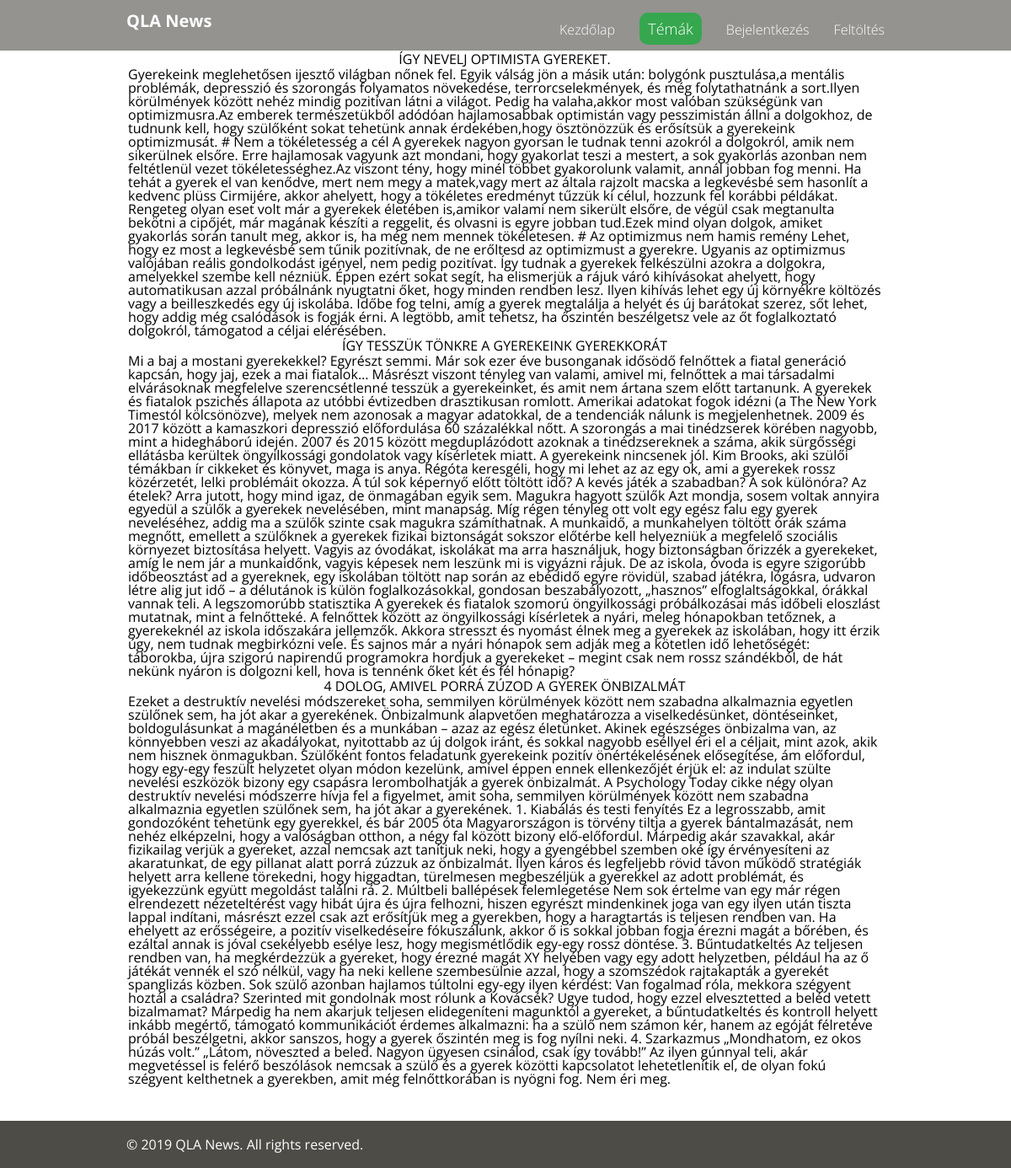
The page /?p=kids on the database its author committed.
### tables this page shows
CREATE TABLE IF NOT EXISTS `kids` (
  `id` int(100) NOT NULL AUTO_INCREMENT,
    `title` varchar(255) NOT NULL,
`content` text NOT NULL,
`img` BLOB,
  PRIMARY KEY (`id`)
);

### views/kids.php (the view, shortened to what this page needs)
<link rel="stylesheet" href="css/views.css"  >
<?php include_once "_header.php"; ?>
<table>
	<?php
$conn=mysqli_connect("localhost","root","","hirek");
$conn->set_charset('utf8');
	$sql ="SELECT title, content FROM kids";
	$result = $conn -> query($sql);
	if($result-> num_rows >0){
		while($row = $result->fetch_assoc()){
			echo "<tr><th>".$row["title"] . "</th></tr><tr><td>" . $row["content"]."<td></tr>";
		}
		echo"</table>";
	} else {
		echo "0 eredmény";
	}
	?>
<?php include_once "_footer.php"; ?>

### css/app.css (style rules this page uses)
* { margin: 0; padding: 0; border: 0; font-size: 100%; font: inherit; vertical-align: baseline; box-sizing: border-box; }
html, body { width: 100%; height: 100%; line-height: 1; font-family: 'Open Sans', Arial, Helvetica, sans-serif; color: #000000; background: white; }
body { display: flex; flex-direction: column; }

### rows shown on the page
kids: title "ÍGY NEVELJ OPTIMISTA GYEREKET.", content "Gyerekeink meglehetősen ijesztő világban nőnek fel. Egyik válság jön a másik után: bolygónk pusztulása,a mentális problémák, depresszió és szorongás folyamatos növekedése, terrorcselekmények, és még folytathatnánk a sort.Ilyen körülmények között nehéz mindig pozitívan látni a világot. Pedig ha valaha,akkor most valóban szükségünk van optimizmusra.Az emberek természetükből adódóan hajlamosabbak optimistán vagy pesszimistán állni a dolgokhoz, de tudnunk kell, hogy szülőként sokat tehetünk annak érdekében,hogy ösztönözzük és erősítsük a gyerekeink optimizmusát. # Nem a tökéletesség a cél A gyerekek nagyon gyorsan le tudnak tenni azokról a dolgokról, amik nem sikerülnek elsőre. Erre hajlamosak…"
kids: title "ÍGY TESSZÜK TÖNKRE A GYEREKEINK GYEREKKORÁT", content "Mi a baj a mostani gyerekekkel? Egyrészt semmi. Már sok ezer éve busonganak idősödő felnőttek a fiatal generáció kapcsán, hogy jaj, ezek a mai fiatalok… Másrészt viszont tényleg van valami, amivel mi, felnőttek a mai társadalmi elvárásoknak megfelelve szerencsétlenné tesszük a gyerekeinket, és amit nem ártana szem előtt tartanunk. A gyerekek és fiatalok pszichés állapota az utóbbi évtizedben drasztikusan romlott. Amerikai adatokat fogok idézni (a The New York Timestól kölcsönözve), melyek nem azonosak a magyar adatokkal, de a tendenciák nálunk is megjelenhetnek. 2009 és 2017 között a kamaszkori depresszió előfordulása 60 százalékkal nőtt. A szorongás a mai tinédzserek körében nagyobb, mint…"
kids: title "4 DOLOG, AMIVEL PORRÁ ZÚZOD A GYEREK ÖNBIZALMÁT", content "Ezeket a destruktív nevelési módszereket soha, semmilyen körülmények között nem szabadna alkalmaznia egyetlen szülőnek sem, ha jót akar a gyerekének. Önbizalmunk alapvetően meghatározza a viselkedésünket, döntéseinket, boldogulásunkat a magánéletben és a munkában – azaz az egész életünket. Akinek egészséges önbizalma van, az könnyebben veszi az akadályokat, nyitottabb az új dolgok iránt, és sokkal nagyobb eséllyel éri el a céljait, mint azok, akik nem hisznek önmagukban. Szülőként fontos feladatunk gyerekeink pozitív önértékelésének elősegítése, ám előfordul, hogy egy-egy feszült helyzetet olyan módon kezelünk, amivel éppen ennek ellenkezőjét érjük el: az indulat szülte nevelési eszközök…"
